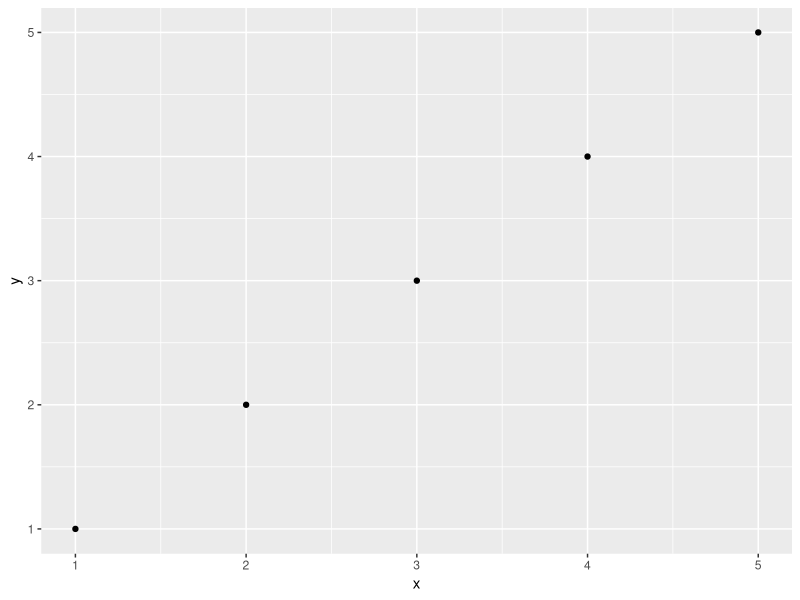
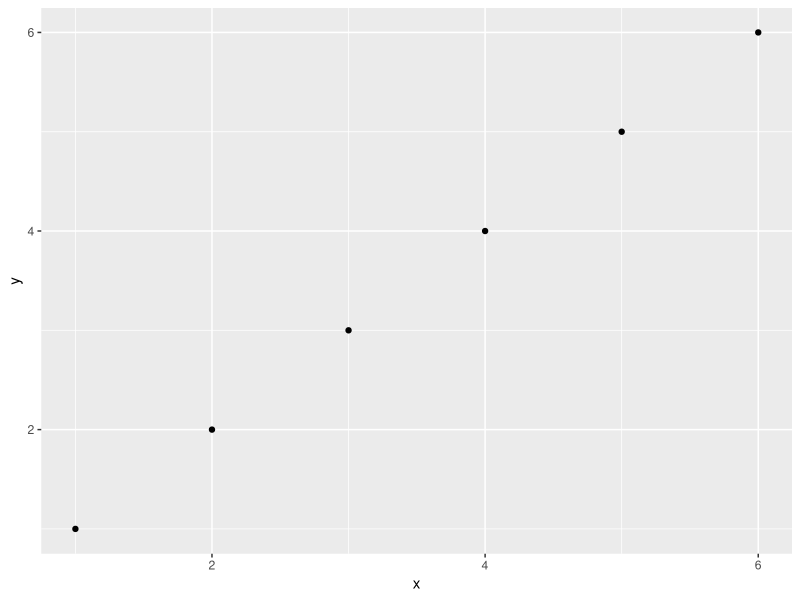
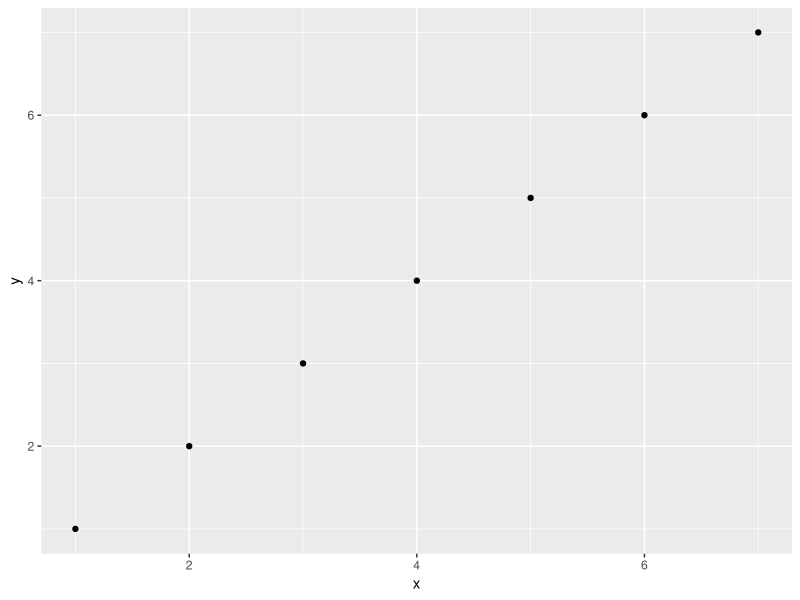
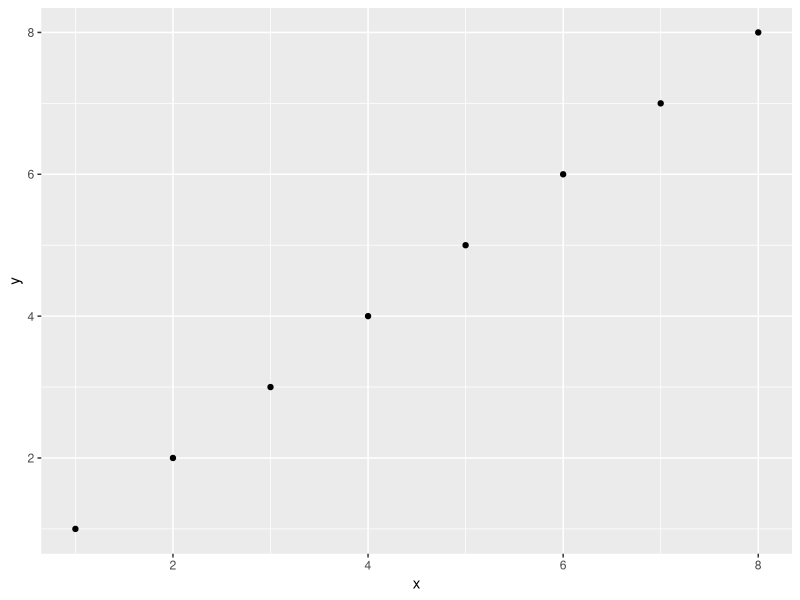
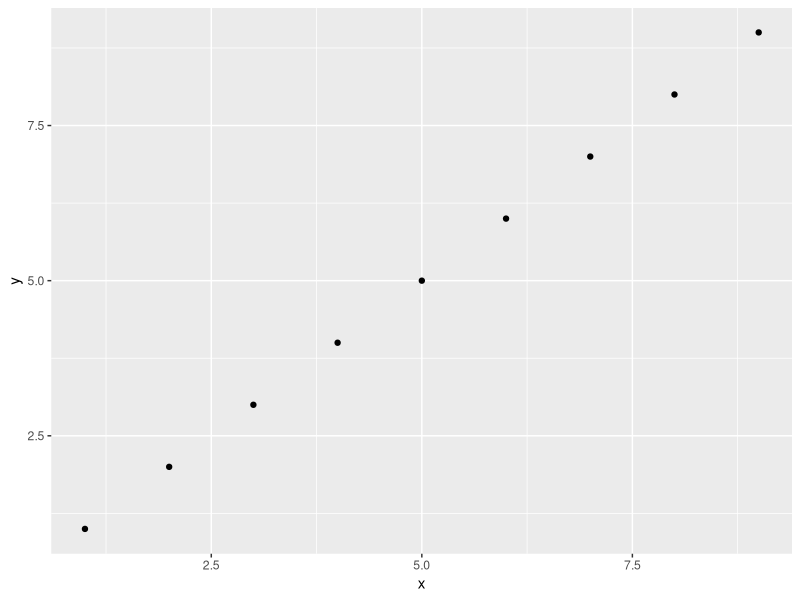
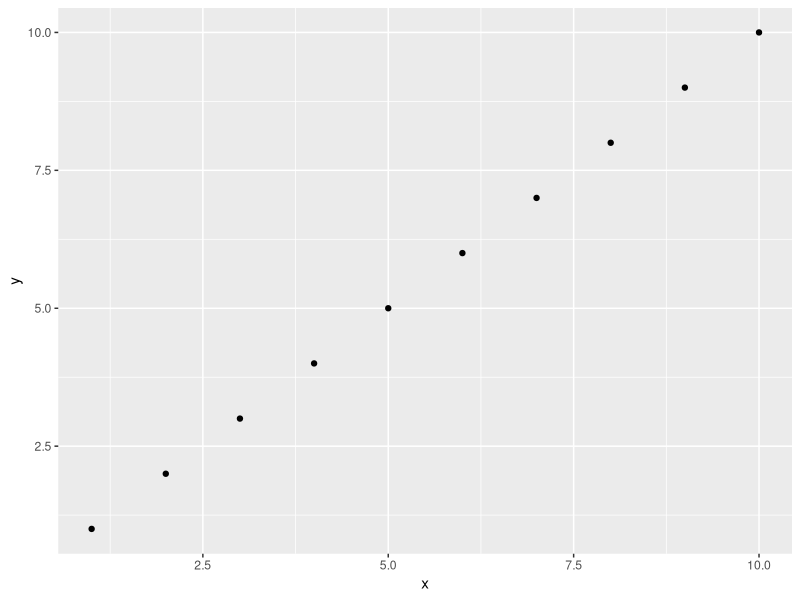
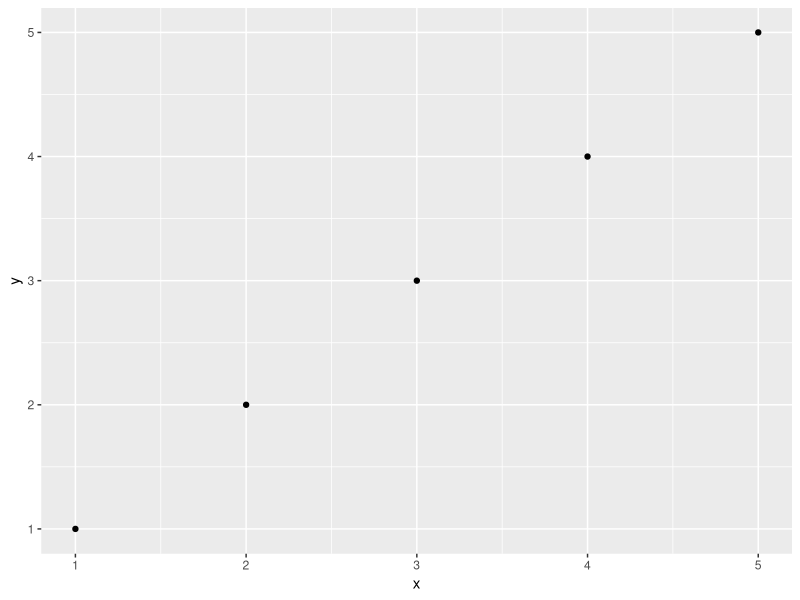
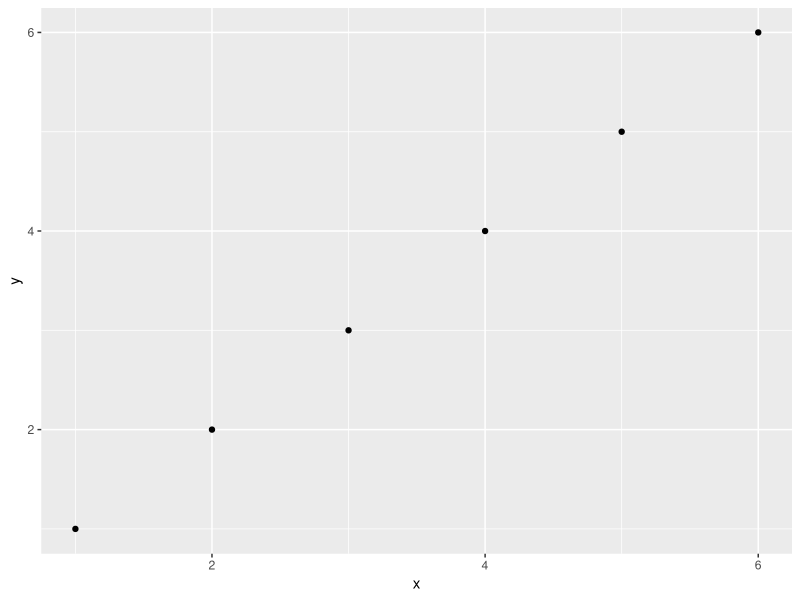

The R script that drew these images, in order:
#Testing for loops in ggplot2
library(tidyverse)


for(z in 5:10){
x<-seq(1:z)
y<-seq(1:z)
data<-data.frame(x, y)
print(ggplot(data, aes(x=x, y=y))+geom_point()) #If you just want to take a look at the plots in the plot window.
plot<-ggplot(data, aes(x=x, y=y))+geom_point()
ggsave(paste0("testplot_",z,".pdf")) #ggsave will actually create a .pdf file for each individual plot. 
}

list<-list()
for(i in 1:5){
  for(z in 5:10){
x<-seq(1:z)
y<-seq(1:z)
data<-data.frame(x,y)
list[[i]]<-ggplot(data, aes(x=x, y=y))+geom_point()
} 
}






